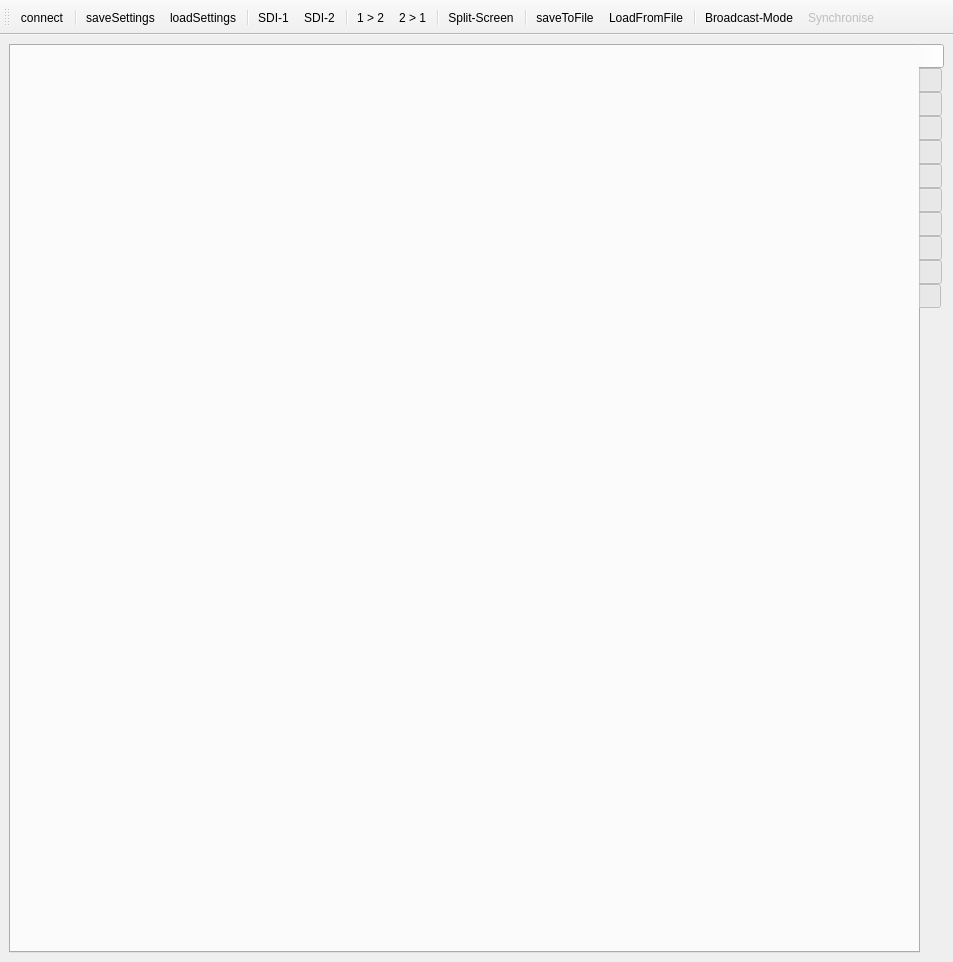
<?xml version="1.0" encoding="UTF-8"?>
<ui version="4.0">
 <class>MainWindow</class>
 <widget class="QMainWindow" name="MainWindow">
  <property name="windowModality">
   <enum>Qt::ApplicationModal</enum>
  </property>
  <property name="geometry">
   <rect>
    <x>0</x>
    <y>0</y>
    <width>953</width>
    <height>962</height>
   </rect>
  </property>
  <property name="windowTitle">
   <string>ProVideo Color Control</string>
  </property>
  <property name="windowIcon">
   <iconset resource="../resource/resource.qrc">
    <normaloff>:/images/tab/piesegmentselect.png</normaloff>:/images/tab/piesegmentselect.png</iconset>
  </property>
  <widget class="QWidget" name="centralwidget">
   <layout class="QVBoxLayout" name="verticalLayout">
    <property name="sizeConstraint">
     <enum>QLayout::SetDefaultConstraint</enum>
    </property>
    <item>
     <widget class="QTabWidget" name="tabWidget">
      <property name="tabPosition">
       <enum>QTabWidget::East</enum>
      </property>
      <property name="tabShape">
       <enum>QTabWidget::Rounded</enum>
      </property>
      <property name="currentIndex">
       <number>0</number>
      </property>
      <property name="iconSize">
       <size>
        <width>40</width>
        <height>40</height>
       </size>
      </property>
      <property name="elideMode">
       <enum>Qt::ElideNone</enum>
      </property>
      <widget class="QWidget" name="tabInOut">
       <attribute name="icon">
        <iconset resource="../resource/resource.qrc">
         <normaloff>:/images/tab/inout.png</normaloff>:/images/tab/inout.png</iconset>
       </attribute>
       <attribute name="title">
        <string/>
       </attribute>
       <layout class="QVBoxLayout" name="verticalLayout_7">
        <item>
         <widget class="InOutBox" name="inoutBox">
          <property name="maximumSize">
           <size>
            <width>16777215</width>
            <height>16777215</height>
           </size>
          </property>
          <property name="toolTip">
           <string/>
          </property>
          <property name="whatsThis">
           <string/>
          </property>
         </widget>
        </item>
       </layout>
      </widget>
      <widget class="QWidget" name="tabBlack">
       <attribute name="icon">
        <iconset resource="../resource/resource.qrc">
         <normaloff>:/images/tab/black.png</normaloff>:/images/tab/black.png</iconset>
       </attribute>
       <attribute name="title">
        <string/>
       </attribute>
       <layout class="QVBoxLayout" name="verticalLayout_5">
        <item>
         <widget class="BlackLevelBox" name="blackBox">
          <property name="maximumSize">
           <size>
            <width>16777215</width>
            <height>16777215</height>
           </size>
          </property>
          <property name="toolTip">
           <string/>
          </property>
          <property name="whatsThis">
           <string/>
          </property>
         </widget>
        </item>
       </layout>
      </widget>
      <widget class="QWidget" name="tabWb">
       <attribute name="icon">
        <iconset resource="../resource/resource.qrc">
         <normaloff>:/images/tab/thermometer.png</normaloff>:/images/tab/thermometer.png</iconset>
       </attribute>
       <attribute name="title">
        <string/>
       </attribute>
       <layout class="QVBoxLayout" name="verticalLayout_3">
        <item>
         <widget class="WbBox" name="wbBox">
          <property name="maximumSize">
           <size>
            <width>16777215</width>
            <height>16777215</height>
           </size>
          </property>
          <property name="toolTip">
           <string/>
          </property>
          <property name="whatsThis">
           <string/>
          </property>
         </widget>
        </item>
       </layout>
      </widget>
      <widget class="QWidget" name="tabFlt">
       <attribute name="icon">
        <iconset resource="../resource/resource.qrc">
         <normaloff>:/images/tab/filter.png</normaloff>:/images/tab/filter.png</iconset>
       </attribute>
       <attribute name="title">
        <string/>
       </attribute>
       <layout class="QVBoxLayout" name="verticalLayout_9">
        <item>
         <widget class="FltBox" name="fltBox">
          <property name="maximumSize">
           <size>
            <width>16777215</width>
            <height>16777215</height>
           </size>
          </property>
          <property name="toolTip">
           <string/>
          </property>
          <property name="whatsThis">
           <string/>
          </property>
         </widget>
        </item>
       </layout>
      </widget>
      <widget class="QWidget" name="tabMcc">
       <attribute name="icon">
        <iconset resource="../resource/resource.qrc">
         <normaloff>:/images/tab/piesegmentselect.png</normaloff>:/images/tab/piesegmentselect.png</iconset>
       </attribute>
       <attribute name="title">
        <string/>
       </attribute>
       <layout class="QVBoxLayout" name="verticalLayout_2">
        <item>
         <widget class="MccEqBox" name="mccEqBox">
          <property name="toolTip">
           <string/>
          </property>
          <property name="whatsThis">
           <string>MccEqBox</string>
          </property>
         </widget>
        </item>
       </layout>
      </widget>
      <widget class="QWidget" name="tabKnee">
       <attribute name="icon">
        <iconset resource="../resource/resource.qrc">
         <normaloff>:/images/tab/knee.png</normaloff>:/images/tab/knee.png</iconset>
       </attribute>
       <attribute name="title">
        <string/>
       </attribute>
       <layout class="QVBoxLayout" name="verticalLayout_10">
        <item>
         <widget class="KneeBox" name="kneeBox">
          <property name="toolTip">
           <string/>
          </property>
          <property name="whatsThis">
           <string/>
          </property>
         </widget>
        </item>
       </layout>
      </widget>
      <widget class="QWidget" name="tabGamma">
       <attribute name="icon">
        <iconset resource="../resource/resource.qrc">
         <normaloff>:/images/tab/gamma.png</normaloff>:/images/tab/gamma.png</iconset>
       </attribute>
       <attribute name="title">
        <string/>
       </attribute>
       <layout class="QVBoxLayout" name="verticalLayout_6">
        <item>
         <widget class="LutBox" name="lutBox">
          <property name="toolTip">
           <string/>
          </property>
          <property name="whatsThis">
           <string/>
          </property>
         </widget>
        </item>
       </layout>
      </widget>
      <widget class="QWidget" name="tabDpcc">
       <attribute name="icon">
        <iconset resource="../resource/resource.qrc">
         <normaloff>:/images/tab/dpcc.png</normaloff>:/images/tab/dpcc.png</iconset>
       </attribute>
       <attribute name="title">
        <string/>
       </attribute>
       <layout class="QVBoxLayout" name="verticalLayout_12">
        <item>
         <widget class="DpccBox" name="dpccBox">
          <property name="toolTip">
           <string/>
          </property>
          <property name="whatsThis">
           <string/>
          </property>
         </widget>
        </item>
       </layout>
      </widget>
      <widget class="QWidget" name="tabOut">
       <attribute name="icon">
        <iconset resource="../resource/resource.qrc">
         <normaloff>:/images/tab/out.png</normaloff>:/images/tab/out.png</iconset>
       </attribute>
       <attribute name="title">
        <string/>
       </attribute>
       <layout class="QVBoxLayout" name="verticalLayout_8">
        <item>
         <widget class="OutBox" name="outBox">
          <property name="maximumSize">
           <size>
            <width>16777215</width>
            <height>16777215</height>
           </size>
          </property>
          <property name="toolTip">
           <string/>
          </property>
          <property name="whatsThis">
           <string/>
          </property>
         </widget>
        </item>
       </layout>
      </widget>
      <widget class="QWidget" name="tabInfo">
       <attribute name="icon">
        <iconset resource="../resource/resource.qrc">
         <normaloff>:/images/tab/info.png</normaloff>:/images/tab/info.png</iconset>
       </attribute>
       <attribute name="title">
        <string/>
       </attribute>
       <layout class="QVBoxLayout" name="verticalLayout_4">
        <item>
         <widget class="InfoBox" name="infoBox">
          <property name="toolTip">
           <string/>
          </property>
          <property name="whatsThis">
           <string/>
          </property>
         </widget>
        </item>
       </layout>
      </widget>
      <widget class="QWidget" name="tabUpdate">
       <attribute name="icon">
        <iconset resource="../resource/resource.qrc">
         <normaloff>:/images/tab/update.png</normaloff>:/images/tab/update.png</iconset>
       </attribute>
       <attribute name="title">
        <string/>
       </attribute>
       <layout class="QVBoxLayout" name="verticalLayout_11">
        <item>
         <widget class="UpdateBox" name="updBox">
          <property name="toolTip">
           <string/>
          </property>
          <property name="whatsThis">
           <string/>
          </property>
         </widget>
        </item>
       </layout>
      </widget>
     </widget>
    </item>
   </layout>
  </widget>
  <widget class="QToolBar" name="toolBar">
   <property name="enabled">
    <bool>true</bool>
   </property>
   <property name="minimumSize">
    <size>
     <width>0</width>
     <height>35</height>
    </size>
   </property>
   <property name="windowTitle">
    <string>toolBar</string>
   </property>
   <attribute name="toolBarArea">
    <enum>TopToolBarArea</enum>
   </attribute>
   <attribute name="toolBarBreak">
    <bool>false</bool>
   </attribute>
   <addaction name="actionConnect"/>
   <addaction name="separator"/>
   <addaction name="actionSaveSettings"/>
   <addaction name="actionLoadSettings"/>
   <addaction name="separator"/>
   <addaction name="actionSelectSdi1"/>
   <addaction name="actionSelectSdi2"/>
   <addaction name="separator"/>
   <addaction name="actionCopyChain1To2"/>
   <addaction name="actionCopyChain2To1"/>
   <addaction name="separator"/>
   <addaction name="actionSplitScreen"/>
   <addaction name="separator"/>
   <addaction name="actionSaveToFile"/>
   <addaction name="actionLoadFromFile"/>
   <addaction name="separator"/>
   <addaction name="actionBroadcast"/>
   <addaction name="actionSync"/>
  </widget>
  <action name="actionConnect">
   <property name="icon">
    <iconset resource="../resource/resource.qrc">
     <normaloff>:/icons/connect_64x64.png</normaloff>:/icons/connect_64x64.png</iconset>
   </property>
   <property name="text">
    <string>connect</string>
   </property>
   <property name="toolTip">
    <string>Open Connect Dialog</string>
   </property>
  </action>
  <action name="actionLoadSettings">
   <property name="icon">
    <iconset resource="../resource/resource.qrc">
     <normaloff>:/icons/load.png</normaloff>:/icons/load.png</iconset>
   </property>
   <property name="text">
    <string>loadSettings</string>
   </property>
   <property name="toolTip">
    <string>Load Settings from Device-Internal Storage</string>
   </property>
  </action>
  <action name="actionSaveSettings">
   <property name="icon">
    <iconset resource="../resource/resource.qrc">
     <normaloff>:/icons/save.png</normaloff>:/icons/save.png</iconset>
   </property>
   <property name="text">
    <string>saveSettings</string>
   </property>
   <property name="toolTip">
    <string>Save Settings to Device-Internal Storage</string>
   </property>
  </action>
  <action name="actionSaveToFile">
   <property name="icon">
    <iconset resource="../resource/resource.qrc">
     <normaloff>:/icons/save2.png</normaloff>:/icons/save2.png</iconset>
   </property>
   <property name="text">
    <string>saveToFile</string>
   </property>
   <property name="toolTip">
    <string>Save Settings to File</string>
   </property>
  </action>
  <action name="actionLoadFromFile">
   <property name="icon">
    <iconset resource="../resource/resource.qrc">
     <normaloff>:/icons/load2.png</normaloff>:/icons/load2.png</iconset>
   </property>
   <property name="text">
    <string>LoadFromFile</string>
   </property>
   <property name="toolTip">
    <string>Load Settings from File</string>
   </property>
  </action>
  <action name="actionSelectSdi2">
   <property name="checkable">
    <bool>true</bool>
   </property>
   <property name="text">
    <string>SDI-2</string>
   </property>
   <property name="toolTip">
    <string>Configure Output SDI-2</string>
   </property>
  </action>
  <action name="actionSelectSdi1">
   <property name="checkable">
    <bool>true</bool>
   </property>
   <property name="enabled">
    <bool>true</bool>
   </property>
   <property name="text">
    <string>SDI-1</string>
   </property>
   <property name="toolTip">
    <string>Configure Output SDI-1</string>
   </property>
   <property name="visible">
    <bool>true</bool>
   </property>
   <property name="iconVisibleInMenu">
    <bool>true</bool>
   </property>
  </action>
  <action name="actionCopyChain1To2">
   <property name="text">
    <string>1 &gt; 2</string>
   </property>
   <property name="toolTip">
    <string>Copy settings from SDI-1 to SDI-2</string>
   </property>
  </action>
  <action name="actionCopyChain2To1">
   <property name="text">
    <string>2 &gt; 1</string>
   </property>
   <property name="toolTip">
    <string>Copy settings from SDI-2 to SDI-1</string>
   </property>
  </action>
  <action name="actionSplitScreen">
   <property name="checkable">
    <bool>true</bool>
   </property>
   <property name="text">
    <string>Split-Screen</string>
   </property>
   <property name="toolTip">
    <string>Toggle Split-Screen Processing of the Image</string>
   </property>
  </action>
  <action name="actionBroadcast">
   <property name="checkable">
    <bool>true</bool>
   </property>
   <property name="text">
    <string>Broadcast-Mode</string>
   </property>
   <property name="toolTip">
    <string>Toggles the RS485 Broadcast-Mode on / off</string>
   </property>
  </action>
  <action name="actionSync">
   <property name="enabled">
    <bool>false</bool>
   </property>
   <property name="text">
    <string>Synchronise</string>
   </property>
   <property name="toolTip">
    <string>Applies the Settings of the currently selected Camera to all Cameras in the current Broadcast-Group</string>
   </property>
  </action>
 </widget>
 <customwidgets>
  <customwidget>
   <class>InfoBox</class>
   <extends>QWidget</extends>
   <header>infobox.h</header>
  </customwidget>
  <customwidget>
   <class>BlackLevelBox</class>
   <extends>QWidget</extends>
   <header>blacklevelbox.h</header>
  </customwidget>
  <customwidget>
   <class>WbBox</class>
   <extends>QWidget</extends>
   <header>wbbox.h</header>
  </customwidget>
  <customwidget>
   <class>MccEqBox</class>
   <extends>QWidget</extends>
   <header>mcceqbox.h</header>
  </customwidget>
  <customwidget>
   <class>LutBox</class>
   <extends>QWidget</extends>
   <header>lutbox.h</header>
  </customwidget>
  <customwidget>
   <class>InOutBox</class>
   <extends>QWidget</extends>
   <header>inoutbox.h</header>
  </customwidget>
  <customwidget>
   <class>OutBox</class>
   <extends>QWidget</extends>
   <header>outbox.h</header>
  </customwidget>
  <customwidget>
   <class>FltBox</class>
   <extends>QWidget</extends>
   <header>fltbox.h</header>
  </customwidget>
  <customwidget>
   <class>UpdateBox</class>
   <extends>QWidget</extends>
   <header>updatebox.h</header>
  </customwidget>
  <customwidget>
   <class>KneeBox</class>
   <extends>QWidget</extends>
   <header>kneebox.h</header>
  </customwidget>
  <customwidget>
   <class>DpccBox</class>
   <extends>QWidget</extends>
   <header>dpccbox.h</header>
  </customwidget>
 </customwidgets>
 <resources>
  <include location="../resource/resource.qrc"/>
 </resources>
 <connections/>
</ui>
